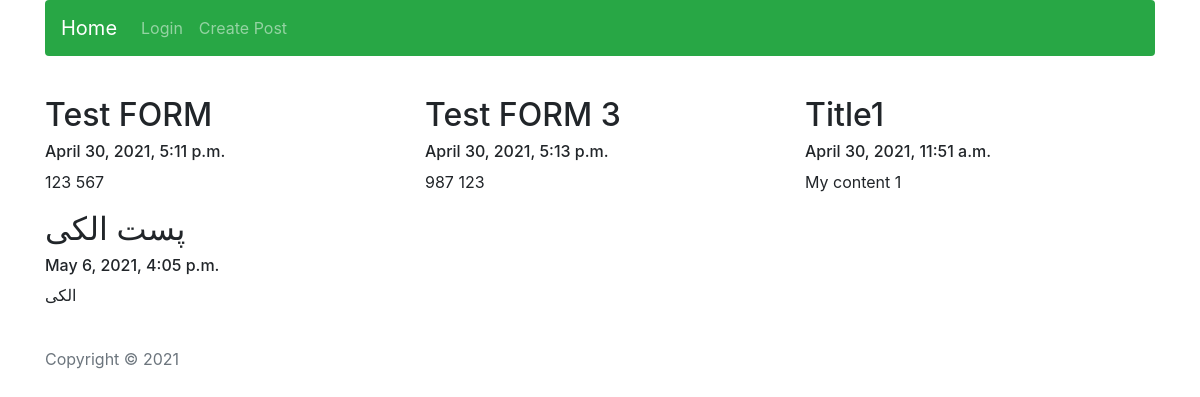
/blog/all/, run on an earlier commit of the app's database.
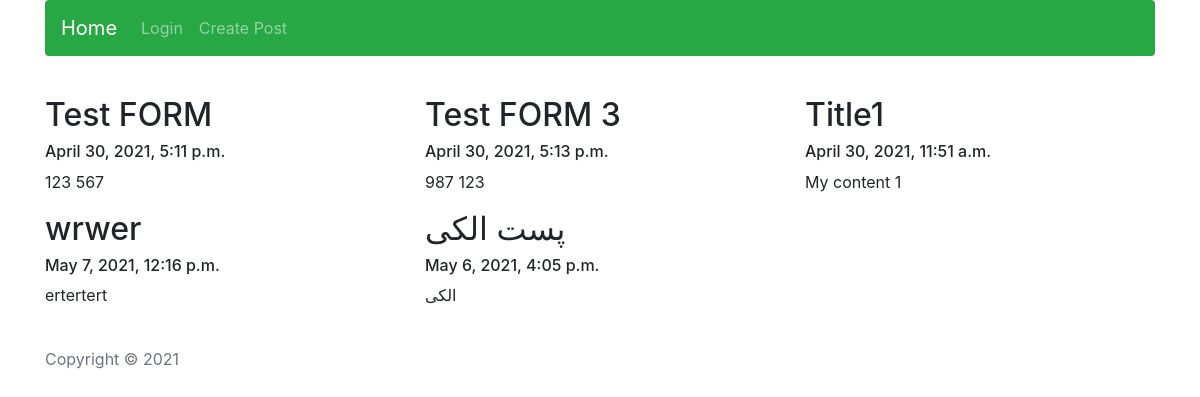
And on a later commit of the database.
### blog/models.py (models this page shows, shortened)
class Post(models.Model):
    created_date = models.DateTimeField(verbose_name='تاریخ ایجاد', auto_now_add=True)
    creator = models.ForeignKey('auth.User', verbose_name='کاربر', on_delete=models.PROTECT)
    content = models.TextField(verbose_name='متن', null=True)
    title = models.CharField(max_length=100, verbose_name='عنوان پست')
    intro_image = models.ImageField(verbose_name='عکس مقدمه پست', blank=True, null=True)
    class Meta:
        ordering = ('title',)
        verbose_name = 'پست'
        verbose_name_plural = 'پست ها'

### blog/views.py (the view)
# urls.py: path('all/', views.show_all_posts, name='show-all-posts'),
def show_all_posts(request):
    my_posts = models.Post.objects.all()
    return render(
        request=request,
        context={
            'my_posts': my_posts,
            'page_title': 'Show all posts'
        },
        template_name='blog/all_posts.html'
    )

### blog/context_processors.py (called while the page is built)
def shared_context(request):
    return {
        'year': datetime.datetime.today().year
    }

### blog/templates/blog/all_posts.html (shortened to what this page needs)
{% extends 'blog/base.html' %}
{% block content %}
    {% for post in my_posts %}
        <div class="col-md-4">
            <h2>{{ post.title }}</h2>
            <h6>{{ post.created_date }}</h6>
            <p>{{ post.content }}</p>
        </div>
    {% endfor %}
{% endblock %}

What changed in the data, as far as the page shows it:
added Post: title "wrwer", created_date "May 7, 2021, 12:16 p.m.", content "ertertert"
